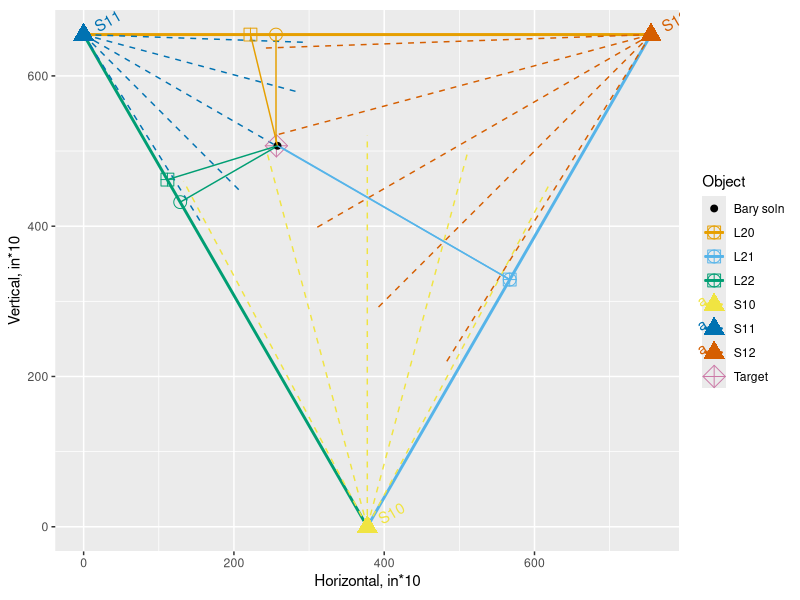

R code for this plot:
### libraries
rm(list=ls())
require(ggplot2)
require(ggthemes)
require(dplyr)
require(reshape2)


# these need to match Network.h definitions
BASE_LEN = 720 # length of LED strips (centainches)
HALF_BASE = 360 # halfway along the LED strip (centainches)
SENSOR_DIST = 755  # distance between sensors
HEIGHT_LEN  = 655 # height of the sensor over the LEDs (centainches)
IN_CORNER = 120 # any sensor distance closer than this indicates the object is 

# thetas
to.rad = function(theta) { theta*pi/180 }

vertices = data_frame(
	name = c("S10","S11","S12"),
	o.name = c("L20","L21","L22"),
	x0 = c(SENSOR_DIST/2, 0, SENSOR_DIST),
	y0 = c(0, HEIGHT_LEN, HEIGHT_LEN),
	ang.right = c(to.rad(60), to.rad(360-60), to.rad(180)),
	ang.cen = ang.right+to.rad(30),
	ang.left = ang.cen+to.rad(30)
)

edges = data_frame(
	name = c("L20","L21","L22"),
	o.name = c("S10","S11","S12"),
	x0 = c(0, SENSOR_DIST, SENSOR_DIST/2),
	y0 = c(HEIGHT_LEN, HEIGHT_LEN, 0),
	x1 = c(SENSOR_DIST, SENSOR_DIST/2, 0),
	y1 = c(HEIGHT_LEN, 0, HEIGHT_LEN),
	ang = c(to.rad(0), to.rad(180+60), to.rad(120))
	)

base.plot = ggplot() +
	aes(color=name) +
	geom_segment(data=edges, size=1, aes(x=x0,y=y0,xend=x1,yend=y1)) +
	geom_text(data=vertices, aes(x=x0,y=y0,label=name), angle=30, hjust=-0.5) +
	geom_point(data=vertices, size=5, aes(x=x0,y=y0), shape=17) +
	coord_equal() +
	scale_color_colorblind() +
	labs(x="Horizontal, in*10",y="Vertical, in*10", color="Object")
#print(base.plot)

random.target = function() {
	ang = runif(1,vertices$ang.right[1],vertices$ang.left[1])
	dis = runif(1,0,SENSOR_DIST)

	x = vertices$x0[1] + round(cos(ang)*dis)
	y = vertices$y0[1] + round(sin(ang)*dis)
	y = ifelse(y>HEIGHT_LEN, HEIGHT_LEN, y)
	
	loc = data_frame(xl=x, yl=y)
	d = vertices %>%
		mutate( d=round(sqrt((x0-x)^2+(y0-y)^2)) )
			
	list(
		loc=loc,
		d=d
	)
}


t = random.target()
d.true = t$d
d = t$d %>%
	mutate( d=ifelse(d>HEIGHT_LEN, HEIGHT_LEN, d) )


loc = t$loc
loc.plot = base.plot + 
	geom_spoke(data=d, aes(x=x0,y=y0,radius=d,angle=ang.right+to.rad(2)),size=0.5,linetype="dashed") +
	geom_spoke(data=d, aes(x=x0,y=y0,radius=d,angle=ang.right+to.rad(15)),size=0.5,linetype="dashed") +
	geom_spoke(data=d, aes(x=x0,y=y0,radius=d,angle=ang.right+to.rad(30)),size=0.5,linetype="dashed") +
	geom_spoke(data=d, aes(x=x0,y=y0,radius=d,angle=ang.right+to.rad(45)),size=0.5,linetype="dashed") +
	geom_spoke(data=d, aes(x=x0,y=y0,radius=d,angle=ang.right+to.rad(60-2)),size=0.5,linetype="dashed") +
	geom_point(data=loc, aes(x=xl, y=yl, color="Target"), shape=9, size=5)
#print(loc.plot)

locDist = d$d
#locDist = c(6538, 6538, 6538) 

### notational change functions
altitudeBase = function(locDist) {
	# from https://en.wikipedia.org/wiki/Heron%27s_formula#Algebraic_proof_using_the_Pythagorean_theorem
	ss = SENSOR_DIST*SENSOR_DIST
	s2 = SENSOR_DIST*2
	aa=locDist[1]*locDist[1]
	bb=locDist[2]*locDist[2]
	cc=locDist[3]*locDist[3]
	c(
		# a
		floor( ((ss+bb)-(cc))/s2 ),
		# b
		floor( ((ss+cc)-(aa))/s2 ),
		# c
		floor( ((ss+aa)-(bb))/s2 ) 
	)
}
ab=altitudeBase(locDist)

soln.ab = edges %>%
	mutate(
		inter = ab,
		x.ab = x0 + round(cos(ang)*inter),
		y.ab = y0 + round(sin(ang)*inter)
	)

soln.plot = loc.plot +
	geom_point(data=soln.ab, aes(x=x.ab,y.ab), shape=1, size=4)
#print(soln.plot)
	
##  https://en.wikipedia.org/wiki/Trilinear_coordinates
altitudeHeight = function(locDist) {
	# from https://en.wikipedia.org/wiki/Heron%27s_formula#Algebraic_proof_using_the_Pythagorean_theorem
	d = altitudeBase(locDist)
	dd = d*d
	aa=locDist[1]*locDist[1]
	bb=locDist[2]*locDist[2]
	cc=locDist[3]*locDist[3]
	c(
		# note: we return actual distances (a',b',c') not x:y:z
		# a'
		round(ifelse(bb>dd[1], sqrt(bb-dd[1]), 0)),
		# b' 
		round(ifelse(cc>dd[2], sqrt(cc-dd[2]), 0)),
		# c'
		round(ifelse(aa>dd[3], sqrt(aa-dd[3]), 0))
	)
}
ah=altitudeHeight(locDist)
deltaAh = round( (HEIGHT_LEN - sum(ah))/2 )
ah[1] = ifelse(ah[1]==0, deltaAh, ah[1])
ah[2] = ifelse(ah[2]==0, deltaAh, ah[2])
ah[3] = ifelse(ah[3]==0, deltaAh, ah[3])

soln.ah = soln.ab %>%
	mutate(
		height = ah,
		x.ah = x.ab + round(cos(ang-to.rad(90))*height),
		y.ah = y.ab + round(sin(ang-to.rad(90))*height)
	)

soln.plot = soln.plot +
	geom_segment(data=soln.ah, aes(x=x.ab,y.ab,xend=x.ah,yend=y.ah))
#print(soln.plot)

# https://en.wikipedia.org/wiki/Barycentric_coordinate_system
asBarycentric = function(ah) {
	sumLoc = ah[1]+ah[2]+ah[3]
	ah/sumLoc
}
bl=asBarycentric(ah)
sum(bl)

soln.barycentric = vertices %>%
	mutate( 
		lambda = bl,
		xl = x0*lambda,
		yl = y0*lambda
	) %>%
	summarize(
		name = "Bary soln",
		x = round(sum(xl)),
		y = round(sum(yl))
	)

soln.plot = soln.plot +
	geom_point(data=soln.barycentric, aes(x=x,y=y), size=2)
#print(soln.plot)

# https://en.wikipedia.org/wiki/Cevian
# http://mathworld.wolfram.com/TrilinearCoordinates.html
collinearBase = function(ah) {
	c(
		# α'
		floor( (ah[3]*SENSOR_DIST)/(ah[3]+ah[2]) ),
		# ß'
		floor( (ah[1]*SENSOR_DIST)/(ah[1]+ah[3]) ),
		# Γ'
		floor( (ah[2]*SENSOR_DIST)/(ah[2]+ah[1]) )
	)
}
cb=collinearBase(ah)
sum(cb)

soln.cb = edges %>%
	mutate(
		inter = cb,
		x.cb = x0 + round(cos(ang)*inter),
		y.cb = y0 + round(sin(ang)*inter)
	)
soln.plot = soln.plot +
	geom_point(data=soln.cb, aes(x=x.cb,y=y.cb), shape=12, size=4)
#print(soln.plot)

# https://en.wikipedia.org/wiki/Cevian
# http://mathworld.wolfram.com/TrilinearCoordinates.html
collinearHeight = function(altHeight, colBase, altBase) {
	c(
		# aa
		round( sqrt( altHeight[1]^2 + (colBase[1] - altBase[1])^2 ) ),
		# bb
		round( sqrt( altHeight[2]^2 + (colBase[2] - altBase[2])^2 ) ),
		# cc
		round( sqrt( altHeight[3]^2 + (colBase[3] - altBase[3])^2 ) )
	)
}
ch=collinearHeight(ah, cb, ab)
sum(ch)

soln.ch = soln.cb %>%
	mutate(
		x.ch = soln.barycentric$x,
		y.ch = soln.barycentric$y
	)

soln.plot = soln.plot +
	geom_segment(data=soln.ch, aes(x=x.cb,y.cb,xend=x.ch,yend=y.ch))
print(soln.plot)

